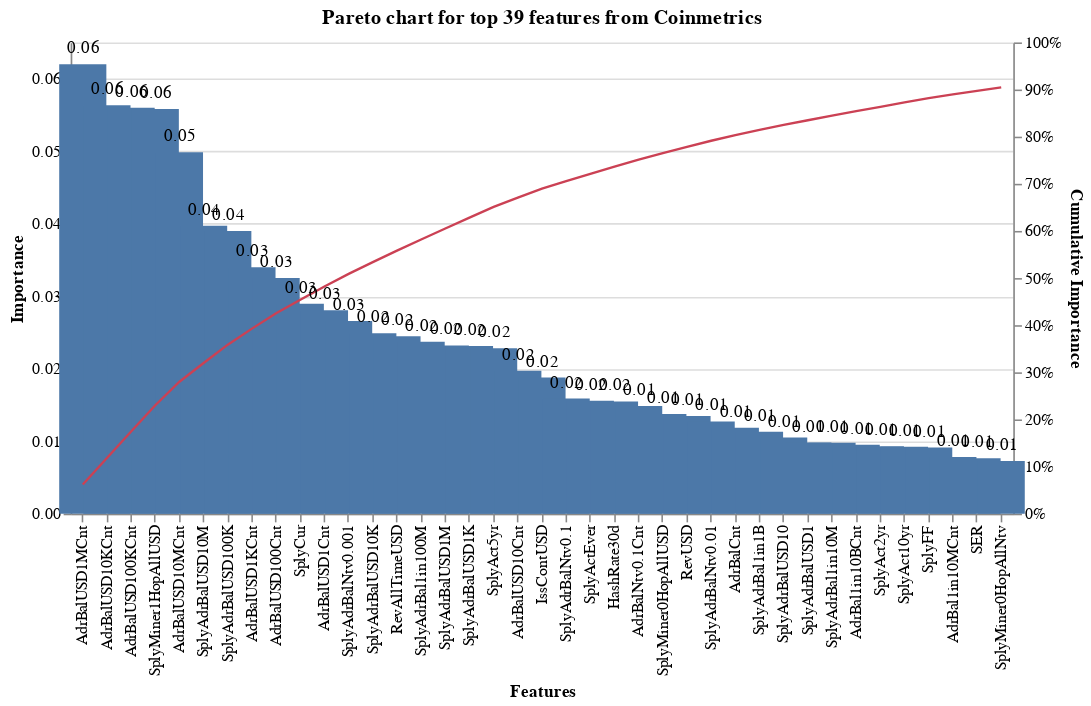

Notebook code cell kept with this figure:
### Code cell
# https://medium.com/analytics-vidhya/creating-a-dual-axis-pareto-chart-in-altair-e3673107dd14
sort_order = dfPlot["Features"].tolist()
# The base element adds data (the dataframe) to the Chart
# The categories of complaints are positioned along the X axis
base = alt.Chart(dfPlot.head(thresh_len+1), title="Pareto chart for top " + str(thresh_len+1) + " features from " + which).encode(
    x = alt.X("Features:O",sort=sort_order),
).properties (
width = 600
)
# Create the bars with length encoded along the Y axis 
bars = base.mark_bar(size = 30).encode(
    y = alt.Y("Importance:Q"),
).properties (
width = 600
)
# Create the line chart with length encoded along the Y axis
line = base.mark_line(
                       strokeWidth= 1.5,
                       color = "#cb4154" 
).encode(
    y=alt.Y('CumSum:Q',
             title='Cumulative Importance',
             axis=alt.Axis(format=".0%")   ),
    text = alt.Text('CumSum:Q')
)
# Mark the percentage values on the line with Circle marks
points = base.mark_circle(
              strokeWidth= 3,
              color = "#cb4154" 
).encode(
         y=alt.Y('CumSum:Q', axis=None),
)
# Mark the bar marks with the value text
bar_text = bars.mark_text(
    align='left',
    baseline='middle',
    dx=-10,  #the dx and dy can be manipulated to position text
    dy = -10, #relative to the bar
).encode(
    y= alt.Y('Importance:Q', axis=None),
    # we'll use the percentage as the text
    text=alt.Text('Importance:Q', format="0.2f"),
    color= alt.value("#000000")
)

# Mark the Circle marks with the value text
point_text = points.mark_text(
    align='left',
    baseline='middle',
    dx=-10, 
    dy = -10,
).encode(
    y= alt.Y('CumSum:Q', axis=None),
    # we'll use the percentage as the text
    text=alt.Text('CumSum:Q', format="0.0%"),
    color= alt.value("#cb4154")
)
# Layer all the elements together 
(bars + line + bar_text ).resolve_scale(
    y = 'independent'
)

### Figure 1 — Vega-Lite specification as saved in the notebook (floating-point values rounded to 4 significant figures)
{"config": {"view": {"continuousWidth": 400, "continuousHeight": 300}}, "layer": [{"mark": {"type": "bar", "size": 30}, "encoding": {"x": {"type": "ordinal", "field": "Features", "sort": ["AdrBalUSD1MCnt", "AdrBalUSD10KCnt", "AdrBalUSD100KCnt", "SplyMiner1HopAllUSD", "AdrBalUSD10MCnt", "SplyAdrBalUSD10M", "SplyAdrBalUSD100K", "AdrBalUSD1KCnt", "AdrBalUSD100Cnt", "SplyCur", "AdrBalUSD1Cnt", "SplyAdrBalNtv0.001", "SplyAdrBalUSD10K", "RevAllTimeUSD", "SplyAdrBal1in100M", "SplyAdrBalUSD1M", "SplyAdrBalUSD1K", "SplyAct5yr", "AdrBalUSD10Cnt", "IssContUSD", "SplyAdrBalNtv0.1", "SplyActEver", "HashRate30d", "AdrBalNtv0.1Cnt", "SplyMiner0HopAllUSD", "RevUSD", "SplyAdrBalNtv0.01", "AdrBalCnt", "SplyAdrBal1in1B", "SplyAdrBalUSD10", "SplyAdrBalUSD1", "SplyAdrBal1in10M", "AdrBal1in10BCnt", "SplyAct2yr", "SplyAct10yr", "SplyFF", "AdrBal1in10MCnt", "SER", "SplyMiner0HopAllNtv", "FlowOutExUSD", "IssTotUSD", "SplyAdrBalUSD100", "SplyAdrBalNtv10", "SplyExpFut10yr", "TxCntSec", "RevHashRateUSD", "SplyAdrBalNtv1", "RevHashUSD", "AdrBalNtv1Cnt", "SplyAdrBal1in10B", "SplyAdrBal1in1M", "FeeMedUSD", "DiffLast", "FeeMeanUSD", "AdrBalNtv0.01Cnt", "SplyAdrTop10Pct", "FeeTotNtv", "SplyAdrBalNtv100", "FeeTotUSD", "SplyAdrTop1Pct", "TxTfrValMedUSD", "SplyAdrBal1in100K", "SplyAct3yr", "AdrBalNtv0.001Cnt", "SplyAdrTop100", "AdrBal1in100MCnt", "AdrBal1in1BCnt", "SplyAct4yr", "SplyAct180d", "SplyAdrBal1in1K", "TxTfrValAdjUSD", "SplyMiner1HopAllNtv", "SplyAct30d", "SplyAdrBalNtv100K", "SplyAdrBalNtv10K", "AdrBalNtv10Cnt", "RevHashRateNtv", "VelCur1yr", "AdrActCnt", "SplyAct1yr", "RevHashNtv", "SplyAdrBal1in10K", "AdrBalNtv100KCnt", "TxTfrValMedNtv", "AssetEODCompletionTime", "SplyAct90d", "SplyAdrBalNtv1K", "AdrBal1in10KCnt", "NDF", "DiffMean", "TxTfrValMeanUSD", "FlowTfrFromExCnt", "AdrBal1in1MCnt", "AdrBal1in100KCnt", "AdrBalNtv100Cnt", "SplyActPct1yr", "SplyAct7d", "FeeMedNtv", "AdrBalNtv1KCnt", "AdrBalNtv10KCnt", "RevNtv", "FeeMeanNtv", "TxTfrCnt", "BlkWghtMean", "AdrBal1in1KCnt", "FeeByteMeanNtv", "BlkSizeMeanByte", "FlowOutExNtv", "FlowInExUSD", "BlkWghtTot", "IssTotNtv", "BlkCnt", "TxCnt", "NVTAdjFF", "HashRate", "IssContNtv", "NVTAdj", "SplyAct1d", "FlowInExNtv", "IssContPctDay", "TxTfrValAdjNtv", "TxTfrValMeanNtv", "IssContPctAnn", "SplyAdrBalNtv1M", "AdrBalNtv1MCnt"]}, "y": {"type": "quantitative", "field": "Importance"}}, "title": "Pareto chart for top 39 features from Coinmetrics", "width": 600}, {"mark": {"type": "line", "color": "#cb4154", "strokeWidth": 1.5}, "encoding": {"text": {"type": "quantitative", "field": "CumSum"}, "x": {"type": "ordinal", "field": "Features", "sort": ["AdrBalUSD1MCnt", "AdrBalUSD10KCnt", "AdrBalUSD100KCnt", "SplyMiner1HopAllUSD", "AdrBalUSD10MCnt", "SplyAdrBalUSD10M", "SplyAdrBalUSD100K", "AdrBalUSD1KCnt", "AdrBalUSD100Cnt", "SplyCur", "AdrBalUSD1Cnt", "SplyAdrBalNtv0.001", "SplyAdrBalUSD10K", "RevAllTimeUSD", "SplyAdrBal1in100M", "SplyAdrBalUSD1M", "SplyAdrBalUSD1K", "SplyAct5yr", "AdrBalUSD10Cnt", "IssContUSD", "SplyAdrBalNtv0.1", "SplyActEver", "HashRate30d", "AdrBalNtv0.1Cnt", "SplyMiner0HopAllUSD", "RevUSD", "SplyAdrBalNtv0.01", "AdrBalCnt", "SplyAdrBal1in1B", "SplyAdrBalUSD10", "SplyAdrBalUSD1", "SplyAdrBal1in10M", "AdrBal1in10BCnt", "SplyAct2yr", "SplyAct10yr", "SplyFF", "AdrBal1in10MCnt", "SER", "SplyMiner0HopAllNtv", "FlowOutExUSD", "IssTotUSD", "SplyAdrBalUSD100", "SplyAdrBalNtv10", "SplyExpFut10yr", "TxCntSec", "RevHashRateUSD", "SplyAdrBalNtv1", "RevHashUSD", "AdrBalNtv1Cnt", "SplyAdrBal1in10B", "SplyAdrBal1in1M", "FeeMedUSD", "DiffLast", "FeeMeanUSD", "AdrBalNtv0.01Cnt", "SplyAdrTop10Pct", "FeeTotNtv", "SplyAdrBalNtv100", "FeeTotUSD", "SplyAdrTop1Pct", "TxTfrValMedUSD", "SplyAdrBal1in100K", "SplyAct3yr", "AdrBalNtv0.001Cnt", "SplyAdrTop100", "AdrBal1in100MCnt", "AdrBal1in1BCnt", "SplyAct4yr", "SplyAct180d", "SplyAdrBal1in1K", "TxTfrValAdjUSD", "SplyMiner1HopAllNtv", "SplyAct30d", "SplyAdrBalNtv100K", "SplyAdrBalNtv10K", "AdrBalNtv10Cnt", "RevHashRateNtv", "VelCur1yr", "AdrActCnt", "SplyAct1yr", "RevHashNtv", "SplyAdrBal1in10K", "AdrBalNtv100KCnt", "TxTfrValMedNtv", "AssetEODCompletionTime", "SplyAct90d", "SplyAdrBalNtv1K", "AdrBal1in10KCnt", "NDF", "DiffMean", "TxTfrValMeanUSD", "FlowTfrFromExCnt", "AdrBal1in1MCnt", "AdrBal1in100KCnt", "AdrBalNtv100Cnt", "SplyActPct1yr", "SplyAct7d", "FeeMedNtv", "AdrBalNtv1KCnt", "AdrBalNtv10KCnt", "RevNtv", "FeeMeanNtv", "TxTfrCnt", "BlkWghtMean", "AdrBal1in1KCnt", "FeeByteMeanNtv", "BlkSizeMeanByte", "FlowOutExNtv", "FlowInExUSD", "BlkWghtTot", "IssTotNtv", "BlkCnt", "TxCnt", "NVTAdjFF", "HashRate", "IssContNtv", "NVTAdj", "SplyAct1d", "FlowInExNtv", "IssContPctDay", "TxTfrValAdjNtv", "TxTfrValMeanNtv", "IssContPctAnn", "SplyAdrBalNtv1M", "AdrBalNtv1MCnt"]}, "y": {"type": "quantitative", "axis": {"format": ".0%"}, "field": "CumSum", "title": "Cumulative Importance"}}, "title": "Pareto chart for top 39 features from Coinmetrics", "width": 600}, {"mark": {"type": "text", "align": "left", "baseline": "middle", "dx": -10, "dy": -10}, "encoding": {"color": {"value": "#000000"}, "text": {"type": "quantitative", "field": "Importance", "format": "0.2f"}, "x": {"type": "ordinal", "field": "Features", "sort": ["AdrBalUSD1MCnt", "AdrBalUSD10KCnt", "AdrBalUSD100KCnt", "SplyMiner1HopAllUSD", "AdrBalUSD10MCnt", "SplyAdrBalUSD10M", "SplyAdrBalUSD100K", "AdrBalUSD1KCnt", "AdrBalUSD100Cnt", "SplyCur", "AdrBalUSD1Cnt", "SplyAdrBalNtv0.001", "SplyAdrBalUSD10K", "RevAllTimeUSD", "SplyAdrBal1in100M", "SplyAdrBalUSD1M", "SplyAdrBalUSD1K", "SplyAct5yr", "AdrBalUSD10Cnt", "IssContUSD", "SplyAdrBalNtv0.1", "SplyActEver", "HashRate30d", "AdrBalNtv0.1Cnt", "SplyMiner0HopAllUSD", "RevUSD", "SplyAdrBalNtv0.01", "AdrBalCnt", "SplyAdrBal1in1B", "SplyAdrBalUSD10", "SplyAdrBalUSD1", "SplyAdrBal1in10M", "AdrBal1in10BCnt", "SplyAct2yr", "SplyAct10yr", "SplyFF", "AdrBal1in10MCnt", "SER", "SplyMiner0HopAllNtv", "FlowOutExUSD", "IssTotUSD", "SplyAdrBalUSD100", "SplyAdrBalNtv10", "SplyExpFut10yr", "TxCntSec", "RevHashRateUSD", "SplyAdrBalNtv1", "RevHashUSD", "AdrBalNtv1Cnt", "SplyAdrBal1in10B", "SplyAdrBal1in1M", "FeeMedUSD", "DiffLast", "FeeMeanUSD", "AdrBalNtv0.01Cnt", "SplyAdrTop10Pct", "FeeTotNtv", "SplyAdrBalNtv100", "FeeTotUSD", "SplyAdrTop1Pct", "TxTfrValMedUSD", "SplyAdrBal1in100K", "SplyAct3yr", "AdrBalNtv0.001Cnt", "SplyAdrTop100", "AdrBal1in100MCnt", "AdrBal1in1BCnt", "SplyAct4yr", "SplyAct180d", "SplyAdrBal1in1K", "TxTfrValAdjUSD", "SplyMiner1HopAllNtv", "SplyAct30d", "SplyAdrBalNtv100K", "SplyAdrBalNtv10K", "AdrBalNtv10Cnt", "RevHashRateNtv", "VelCur1yr", "AdrActCnt", "SplyAct1yr", "RevHashNtv", "SplyAdrBal1in10K", "AdrBalNtv100KCnt", "TxTfrValMedNtv", "AssetEODCompletionTime", "SplyAct90d", "SplyAdrBalNtv1K", "AdrBal1in10KCnt", "NDF", "DiffMean", "TxTfrValMeanUSD", "FlowTfrFromExCnt", "AdrBal1in1MCnt", "AdrBal1in100KCnt", "AdrBalNtv100Cnt", "SplyActPct1yr", "SplyAct7d", "FeeMedNtv", "AdrBalNtv1KCnt", "AdrBalNtv10KCnt", "RevNtv", "FeeMeanNtv", "TxTfrCnt", "BlkWghtMean", "AdrBal1in1KCnt", "FeeByteMeanNtv", "BlkSizeMeanByte", "FlowOutExNtv", "FlowInExUSD", "BlkWghtTot", "IssTotNtv", "BlkCnt", "TxCnt", "NVTAdjFF", "HashRate", "IssContNtv", "NVTAdj", "SplyAct1d", "FlowInExNtv", "IssContPctDay", "TxTfrValAdjNtv", "TxTfrValMeanNtv", "IssContPctAnn", "SplyAdrBalNtv1M", "AdrBalNtv1MCnt"]}, "y": {"type": "quantitative", "axis": null, "field": "Importance"}}, "title": "Pareto chart for top 39 features from Coinmetrics", "width": 600}], "data": {"name": "data-09101814fbeffacc318a185772fac62c"}, "resolve": {"scale": {"y": "independent"}}, "$schema": "https://vega.github.io/schema/vega-lite/v4.8.1.json", "datasets": {"data-09101814fbeffacc318a185772fac62c": [{"Features": "AdrBalUSD1MCnt", "Importance": 0.06199, "CumSum": 0.06199}, {"Features": "AdrBalUSD10KCnt", "Importance": 0.05635, "CumSum": 0.1183}, {"Features": "AdrBalUSD100KCnt", "Importance": 0.056, "CumSum": 0.1743}, {"Features": "SplyMiner1HopAllUSD", "Importance": 0.05583, "CumSum": 0.2302}, {"Features": "AdrBalUSD10MCnt", "Importance": 0.04986, "CumSum": 0.28}, {"Features": "SplyAdrBalUSD10M", "Importance": 0.03971, "CumSum": 0.3197}, {"Features": "SplyAdrBalUSD100K", "Importance": 0.03899, "CumSum": 0.3587}, {"Features": "AdrBalUSD1KCnt", "Importance": 0.034, "CumSum": 0.3927}, {"Features": "AdrBalUSD100Cnt", "Importance": 0.03251, "CumSum": 0.4252}, {"Features": "SplyCur", "Importance": 0.02895, "CumSum": 0.4542}, {"Features": "AdrBalUSD1Cnt", "Importance": 0.02806, "CumSum": 0.4823}, {"Features": "SplyAdrBalNtv0.001", "Importance": 0.02657, "CumSum": 0.5088}, {"Features": "SplyAdrBalUSD10K", "Importance": 0.02488, "CumSum": 0.5337}, {"Features": "RevAllTimeUSD", "Importance": 0.02446, "CumSum": 0.5582}, {"Features": "SplyAdrBal1in100M", "Importance": 0.02371, "CumSum": 0.5819}, {"Features": "SplyAdrBalUSD1M", "Importance": 0.0232, "CumSum": 0.6051}, {"Features": "SplyAdrBalUSD1K", "Importance": 0.02314, "CumSum": 0.6282}, {"Features": "SplyAct5yr", "Importance": 0.02284, "CumSum": 0.6511}, {"Features": "AdrBalUSD10Cnt", "Importance": 0.01971, "CumSum": 0.6708}, {"Features": "IssContUSD", "Importance": 0.01878, "CumSum": 0.6895}, {"Features": "SplyAdrBalNtv0.1", "Importance": 0.01588, "CumSum": 0.7054}, {"Features": "SplyActEver", "Importance": 0.01558, "CumSum": 0.721}, {"Features": "HashRate30d", "Importance": 0.01549, "CumSum": 0.7365}, {"Features": "AdrBalNtv0.1Cnt", "Importance": 0.01485, "CumSum": 0.7514}, {"Features": "SplyMiner0HopAllUSD", "Importance": 0.01376, "CumSum": 0.7651}, {"Features": "RevUSD", "Importance": 0.01348, "CumSum": 0.7786}, {"Features": "SplyAdrBalNtv0.01", "Importance": 0.01273, "CumSum": 0.7913}, {"Features": "AdrBalCnt", "Importance": 0.01186, "CumSum": 0.8032}, {"Features": "SplyAdrBal1in1B", "Importance": 0.01131, "CumSum": 0.8145}, {"Features": "SplyAdrBalUSD10", "Importance": 0.01051, "CumSum": 0.825}, {"Features": "SplyAdrBalUSD1", "Importance": 0.009813, "CumSum": 0.8348}, {"Features": "SplyAdrBal1in10M", "Importance": 0.00978, "CumSum": 0.8446}, {"Features": "AdrBal1in10BCnt", "Importance": 0.009513, "CumSum": 0.8541}, {"Features": "SplyAct2yr", "Importance": 0.00929, "CumSum": 0.8634}, {"Features": "SplyAct10yr", "Importance": 0.009246, "CumSum": 0.8726}, {"Features": "SplyFF", "Importance": 0.009126, "CumSum": 0.8818}, {"Features": "AdrBal1in10MCnt", "Importance": 0.007827, "CumSum": 0.8896}, {"Features": "SER", "Importance": 0.007656, "CumSum": 0.8972}, {"Features": "SplyMiner0HopAllNtv", "Importance": 0.007283, "CumSum": 0.9045}]}}
